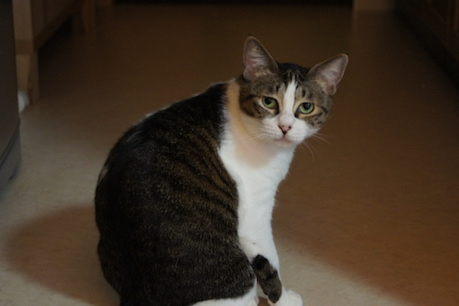
//> input picture paste/data/image.jpg, 459 x 306 px
$ ./main   (built with g++ and OpenCV 4)
//> lines starting //> are read from the running program, lines starting //| are printed output that depends on the picture
#include "opencv2/opencv.hpp"

using namespace cv;
using namespace std;

int main(int argc, const char *argv[]) {

	Mat src1 = imread("./data/image.jpg");
//> src1 is the input picture: 306 rows x 459 cols, CV_8UC3; mean B, G, R 37.4, 50.8, 64.5
	Mat src2 = imread("./data/image2.jpg");
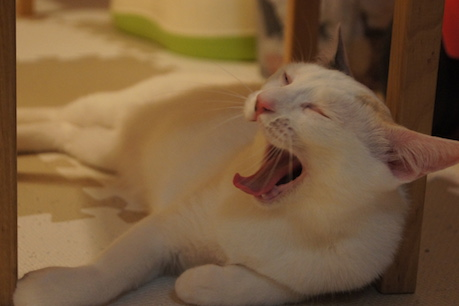
//> input picture paste/data/image2.jpg, 459 x 306 px
//> src2 is the input picture: 306 rows x 459 cols, CV_8UC3; mean B, G, R 60.5, 91.8, 121.3
	Mat dst(Size(src1.cols*2, src2.rows*2), CV_8UC3);
	dst = Scalar(255,255,255);

	Mat roi1(dst, Rect(0+30, 0+30, src1.cols, src1.rows));
	Mat roi2(dst, Rect(src1.cols-30, src1.rows-30, src2.cols, src2.rows));

	src1.copyTo(roi1);
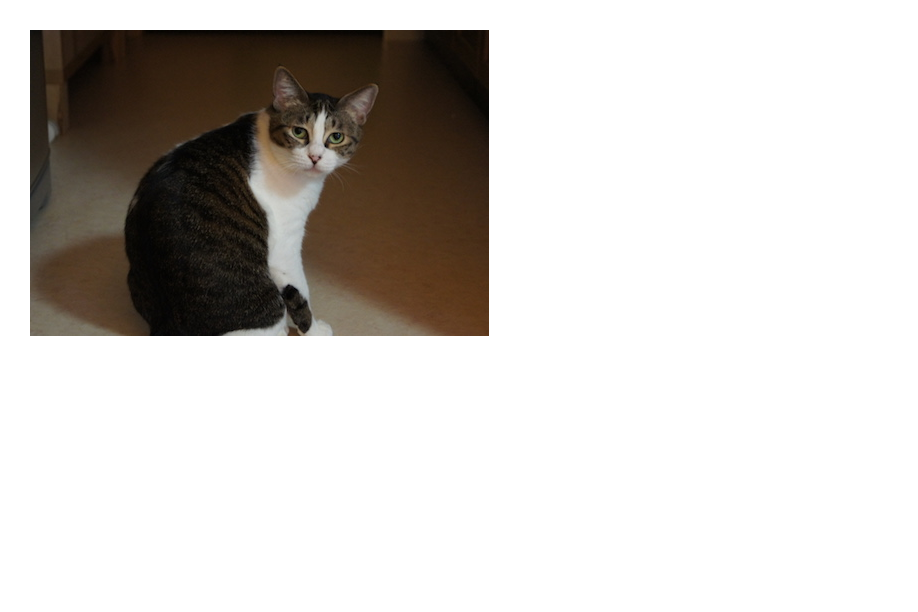
//> dst: 612 rows x 918 cols, CV_8UC3; mean B, G, R 200.6, 203.9, 207.4
	src2.copyTo(roi2);
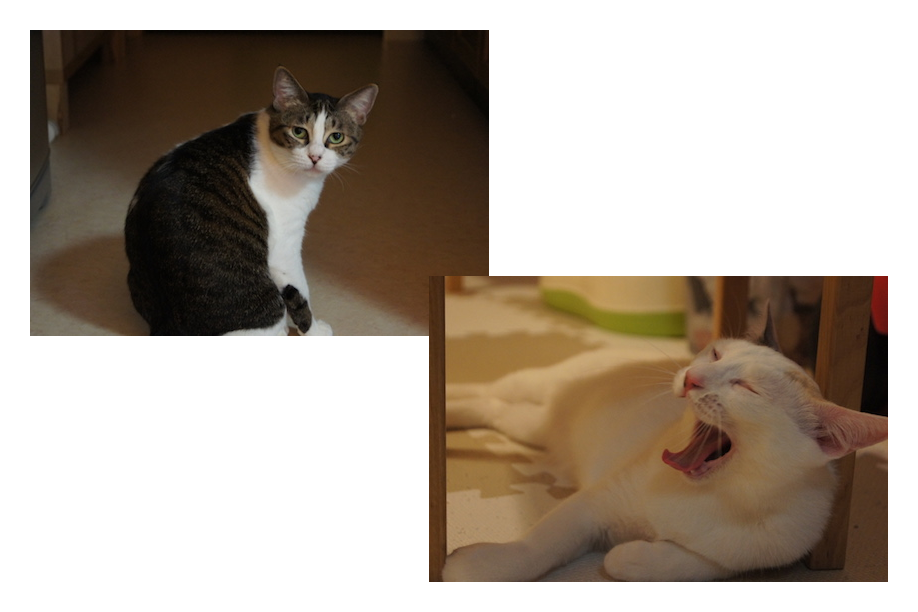
//> dst: 612 rows x 918 cols, CV_8UC3; mean B, G, R 153.4, 164.4, 175

	imshow("out", dst);
	waitKey();
	return 0;

}
